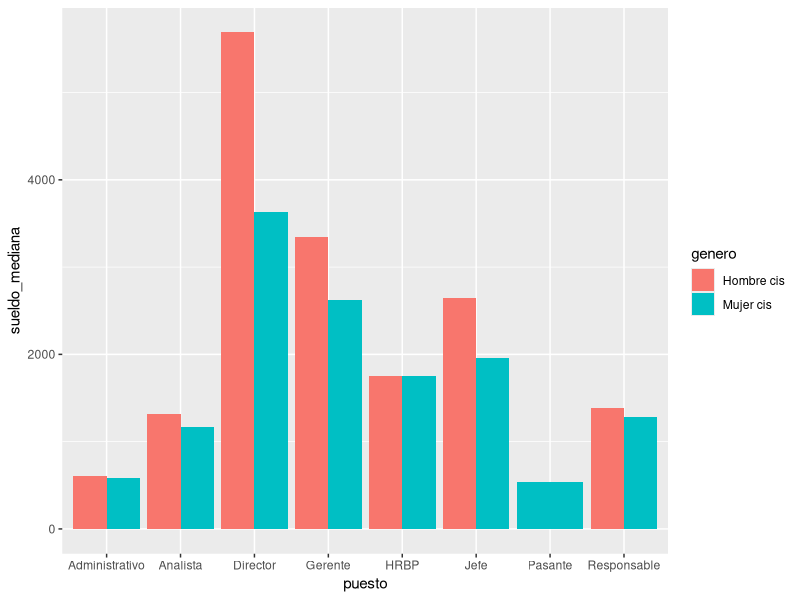

R code for this plot:
library(tidyverse)
library(flextable)

# Previa ----
# https://github.com/r4hr/kiwi2022/blob/main/encuesta-kiwi-2022.Rmd
verde <-  "#1FC3AA"
lila <- "#8624F5"

# Cargar datos de la Encuesta KIWI de Sueldos de RH 2022
rh <- read.csv("Sesion_38_PowerPoint/kiwi22_clean.csv",
               sep = ";")


rh %>% 
  group_by(puesto) %>% 
  summarise(promedio = mean(sueldo_dolar))


analisis1 <- rh %>% 
  group_by(puesto,genero) %>% 
  summarise(sueldo_mediana = median(sueldo_dolar)) %>% 
  ungroup()

ggplot(analisis1, aes(x = puesto, y = sueldo_mediana, fill = genero)) +
  geom_col(position = "dodge")

tabla1 <- analisis1 %>% 
  pivot_wider(id_cols = puesto, 
              names_from = genero,
              values_from = sueldo_mediana)
tabla1
